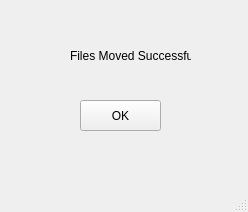
<?xml version="1.0" encoding="UTF-8"?>
<ui version="4.0">
 <class>MainWindow</class>
 <widget class="QMainWindow" name="MainWindow">
  <property name="geometry">
   <rect>
    <x>0</x>
    <y>0</y>
    <width>248</width>
    <height>212</height>
   </rect>
  </property>
  <property name="windowTitle">
   <string>MainWindow</string>
  </property>
  <widget class="QWidget" name="centralwidget">
   <widget class="QPushButton" name="ok_2">
    <property name="geometry">
     <rect>
      <x>80</x>
      <y>100</y>
      <width>81</width>
      <height>31</height>
     </rect>
    </property>
    <property name="autoFillBackground">
     <bool>false</bool>
    </property>
    <property name="text">
     <string>OK</string>
    </property>
   </widget>
   <widget class="QLabel" name="label2_2">
    <property name="geometry">
     <rect>
      <x>70</x>
      <y>40</y>
      <width>121</width>
      <height>31</height>
     </rect>
    </property>
    <property name="text">
     <string>Files Moved Successfully</string>
    </property>
   </widget>
  </widget>
  <widget class="QMenuBar" name="menubar">
   <property name="geometry">
    <rect>
     <x>0</x>
     <y>0</y>
     <width>248</width>
     <height>21</height>
    </rect>
   </property>
  </widget>
  <widget class="QStatusBar" name="statusbar"/>
 </widget>
 <resources/>
 <connections/>
</ui>
